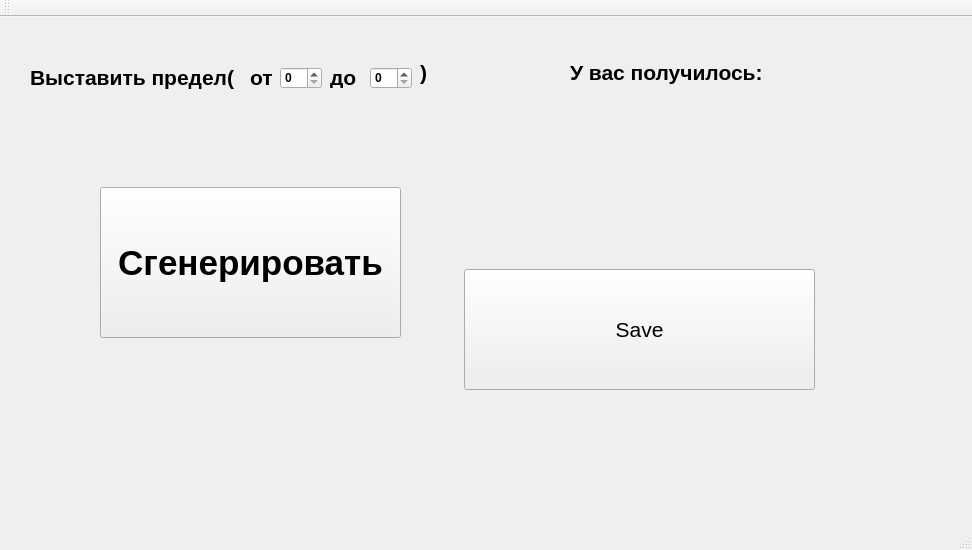
<?xml version="1.0" encoding="UTF-8"?>
<ui version="4.0">
 <class>MainWindow</class>
 <widget class="QMainWindow" name="MainWindow">
  <property name="geometry">
   <rect>
    <x>0</x>
    <y>0</y>
    <width>972</width>
    <height>550</height>
   </rect>
  </property>
  <property name="font">
   <font>
    <weight>75</weight>
    <italic>false</italic>
    <bold>true</bold>
    <underline>false</underline>
    <strikeout>false</strikeout>
    <kerning>true</kerning>
   </font>
  </property>
  <property name="windowTitle">
   <string>MainWindow</string>
  </property>
  <widget class="QWidget" name="centralWidget">
   <widget class="QPushButton" name="generate_new_number">
    <property name="geometry">
     <rect>
      <x>100</x>
      <y>170</y>
      <width>301</width>
      <height>151</height>
     </rect>
    </property>
    <property name="font">
     <font>
      <pointsize>26</pointsize>
      <weight>75</weight>
      <bold>true</bold>
     </font>
    </property>
    <property name="text">
     <string>Сгенерировать</string>
    </property>
   </widget>
   <widget class="QSpinBox" name="from">
    <property name="geometry">
     <rect>
      <x>280</x>
      <y>50</y>
      <width>42</width>
      <height>22</height>
     </rect>
    </property>
    <property name="maximum">
     <number>1000000</number>
    </property>
   </widget>
   <widget class="QSpinBox" name="to">
    <property name="geometry">
     <rect>
      <x>370</x>
      <y>50</y>
      <width>42</width>
      <height>22</height>
     </rect>
    </property>
    <property name="maximum">
     <number>10000000</number>
    </property>
   </widget>
   <widget class="QLabel" name="label">
    <property name="geometry">
     <rect>
      <x>250</x>
      <y>50</y>
      <width>47</width>
      <height>21</height>
     </rect>
    </property>
    <property name="font">
     <font>
      <pointsize>16</pointsize>
     </font>
    </property>
    <property name="text">
     <string>от</string>
    </property>
   </widget>
   <widget class="QLabel" name="label_2">
    <property name="geometry">
     <rect>
      <x>30</x>
      <y>30</y>
      <width>211</width>
      <height>61</height>
     </rect>
    </property>
    <property name="font">
     <font>
      <pointsize>16</pointsize>
     </font>
    </property>
    <property name="text">
     <string>Выставить предел(</string>
    </property>
   </widget>
   <widget class="QLabel" name="label_3">
    <property name="geometry">
     <rect>
      <x>420</x>
      <y>40</y>
      <width>47</width>
      <height>31</height>
     </rect>
    </property>
    <property name="font">
     <font>
      <pointsize>16</pointsize>
     </font>
    </property>
    <property name="text">
     <string>)</string>
    </property>
   </widget>
   <widget class="QLabel" name="label_4">
    <property name="geometry">
     <rect>
      <x>330</x>
      <y>50</y>
      <width>51</width>
      <height>21</height>
     </rect>
    </property>
    <property name="font">
     <font>
      <pointsize>16</pointsize>
     </font>
    </property>
    <property name="text">
     <string>до</string>
    </property>
   </widget>
   <widget class="QLabel" name="Show_number">
    <property name="geometry">
     <rect>
      <x>560</x>
      <y>90</y>
      <width>211</width>
      <height>131</height>
     </rect>
    </property>
    <property name="font">
     <font>
      <pointsize>48</pointsize>
      <weight>50</weight>
      <bold>false</bold>
     </font>
    </property>
    <property name="text">
     <string/>
    </property>
   </widget>
   <widget class="QLabel" name="label_6">
    <property name="geometry">
     <rect>
      <x>570</x>
      <y>20</y>
      <width>221</width>
      <height>71</height>
     </rect>
    </property>
    <property name="font">
     <font>
      <pointsize>16</pointsize>
     </font>
    </property>
    <property name="text">
     <string>У вас получилось:</string>
    </property>
   </widget>
   <widget class="QPushButton" name="Save">
    <property name="geometry">
     <rect>
      <x>464</x>
      <y>252</y>
      <width>351</width>
      <height>121</height>
     </rect>
    </property>
    <property name="font">
     <font>
      <pointsize>16</pointsize>
      <weight>50</weight>
      <bold>false</bold>
     </font>
    </property>
    <property name="text">
     <string>Save</string>
    </property>
   </widget>
  </widget>
  <widget class="QMenuBar" name="menuBar">
   <property name="geometry">
    <rect>
     <x>0</x>
     <y>0</y>
     <width>972</width>
     <height>21</height>
    </rect>
   </property>
  </widget>
  <widget class="QToolBar" name="mainToolBar">
   <attribute name="toolBarArea">
    <enum>TopToolBarArea</enum>
   </attribute>
   <attribute name="toolBarBreak">
    <bool>false</bool>
   </attribute>
  </widget>
  <widget class="QStatusBar" name="statusBar"/>
 </widget>
 <layoutdefault spacing="6" margin="11"/>
 <resources/>
 <connections/>
</ui>
